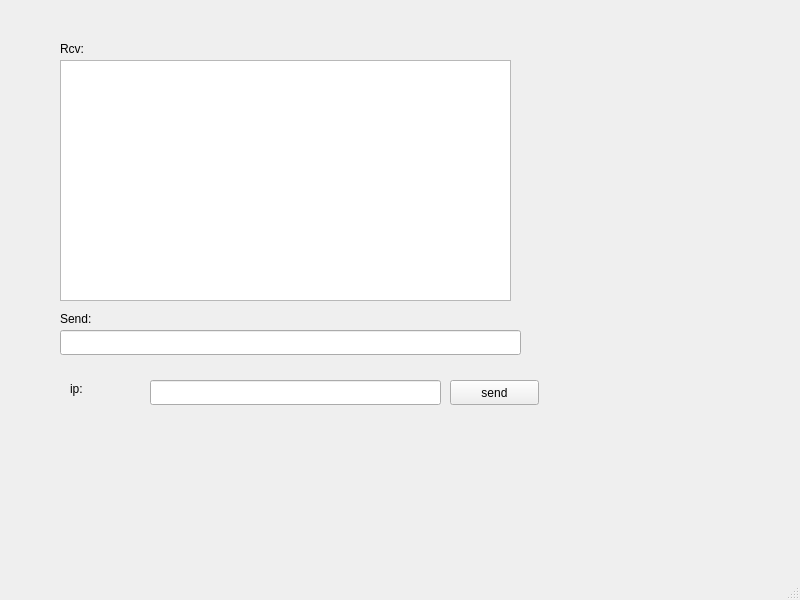
<?xml version="1.0" encoding="UTF-8"?>
<ui version="4.0">
 <class>MainWindow</class>
 <widget class="QMainWindow" name="MainWindow">
  <property name="geometry">
   <rect>
    <x>0</x>
    <y>0</y>
    <width>800</width>
    <height>600</height>
   </rect>
  </property>
  <property name="windowTitle">
   <string>MainWindow</string>
  </property>
  <widget class="QWidget" name="centralwidget">
   <widget class="QLabel" name="label">
    <property name="geometry">
     <rect>
      <x>60</x>
      <y>40</y>
      <width>91</width>
      <height>17</height>
     </rect>
    </property>
    <property name="text">
     <string>Rcv:</string>
    </property>
   </widget>
   <widget class="QTextEdit" name="textEdit">
    <property name="geometry">
     <rect>
      <x>60</x>
      <y>60</y>
      <width>451</width>
      <height>241</height>
     </rect>
    </property>
   </widget>
   <widget class="QLabel" name="label_2">
    <property name="geometry">
     <rect>
      <x>60</x>
      <y>310</y>
      <width>91</width>
      <height>17</height>
     </rect>
    </property>
    <property name="text">
     <string>Send:</string>
    </property>
   </widget>
   <widget class="QLineEdit" name="lineEdit">
    <property name="geometry">
     <rect>
      <x>60</x>
      <y>330</y>
      <width>461</width>
      <height>25</height>
     </rect>
    </property>
   </widget>
   <widget class="QLineEdit" name="lineEdit_2">
    <property name="geometry">
     <rect>
      <x>150</x>
      <y>380</y>
      <width>291</width>
      <height>25</height>
     </rect>
    </property>
   </widget>
   <widget class="QLabel" name="label_3">
    <property name="geometry">
     <rect>
      <x>70</x>
      <y>380</y>
      <width>51</width>
      <height>17</height>
     </rect>
    </property>
    <property name="text">
     <string>ip:</string>
    </property>
   </widget>
   <widget class="QPushButton" name="pushButton">
    <property name="geometry">
     <rect>
      <x>450</x>
      <y>380</y>
      <width>89</width>
      <height>25</height>
     </rect>
    </property>
    <property name="text">
     <string>send</string>
    </property>
   </widget>
  </widget>
  <widget class="QMenuBar" name="menubar">
   <property name="geometry">
    <rect>
     <x>0</x>
     <y>0</y>
     <width>800</width>
     <height>28</height>
    </rect>
   </property>
  </widget>
  <widget class="QStatusBar" name="statusbar"/>
 </widget>
 <resources/>
 <connections/>
</ui>
